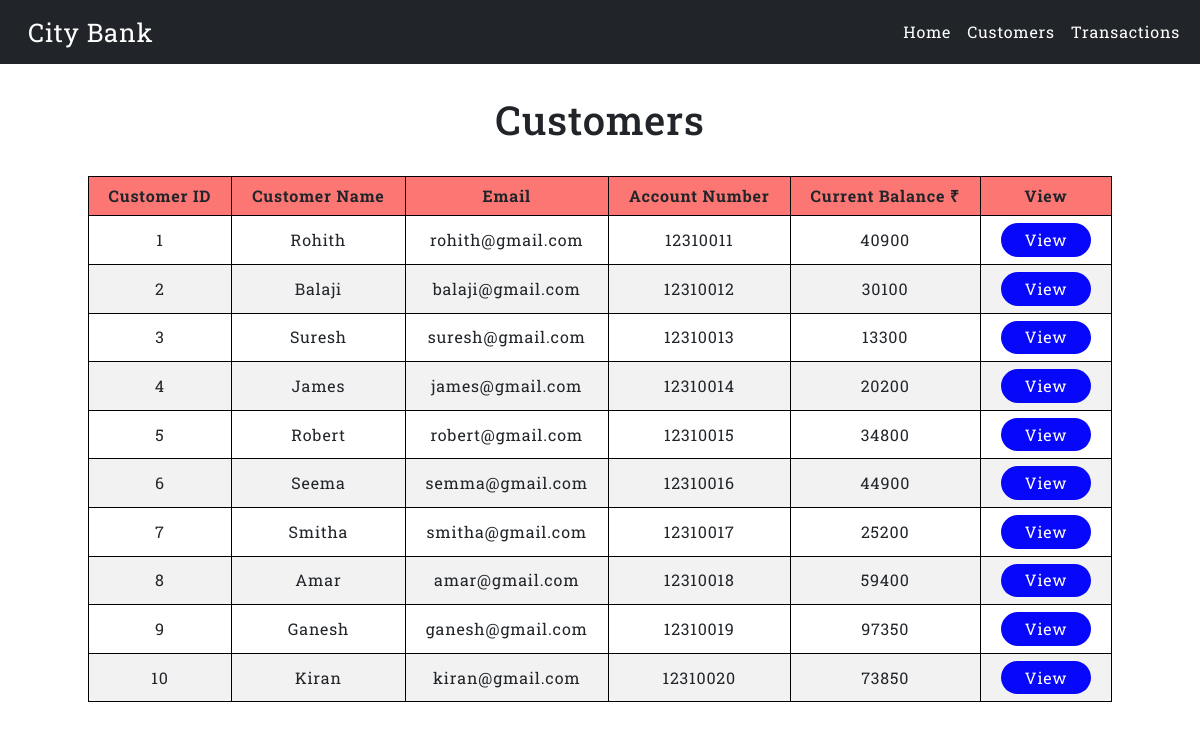
The app's page /php/customers.php with its own data.
### tables this page shows
CREATE TABLE `customers` (
  `id` int(11) NOT NULL,
  `name` varchar(50) NOT NULL,
  `email` varchar(50) NOT NULL,
  `accountnumber` int(50) NOT NULL,
  `balance` int(50) NOT NULL
);

### php/customers.php (the view, shortened to what this page needs)
<!DOCTYPE html>
<html lang="en">
<head>
	<link href="https://cdn.jsdelivr.net/npm/bootstrap@5.0.0-beta1/dist/css/bootstrap.min.css" rel="stylesheet">
</head>
<body>
<nav class="navbar navbar-expand-lg navbar-dark bg-dark">
    <div class="container-fluid">
      <a class="logo navbar-brand ps-3 pe-3" href="http://localhost/projects/Bank/index.html">City Bank</a>
      <div class="collapse navbar-collapse" id="navbarSupportedContent">
        <ul class="navbar-nav ms-auto mb-2 mb-lg-0">
          <li class="nav-item">
            <a class="nav-link active" href="http://localhost/projects/Bank/index.html">Home</a>
          </li>
          <li class="nav-item">
            <a class="nav-link active" href="http://localhost/projects/Bank/index.php">Customers</a>
          </li>
          <li class="nav-item">
            <a class="nav-link active" href="http://localhost/projects/Bank/transaction_history.php">Transactions</a>
          </li>
        </ul>
      </div>
    </div>
  </nav>
    <h1>Customers</h1>
    <?php
	include 'config.php';
	$sql = mysqli_query($conn, "SELECT * FROM customers");
	?>
	<div class = "main">
			<table>
				<thead class="table-head">
					<th>Customer ID</th>
					<th>Customer Name</th>
					<th>Email</th>
					<th>Account Number</th>
					<th>Current Balance &#8377</th>
					<th>View</th>
				</thead>
				<?php
				while($res = mysqli_fetch_assoc($sql)) {
	            echo "<tr>";
	            echo "<td>".$res['id']."</td>";
	            echo "<td>".$res['name']."</td>";
	            echo "<td>".$res['email']."</td>";
	            echo "<td>".$res['accountnumber']."</td>";
	            echo "<td>".$res['balance']."</td>";
				echo '<td><form method = "POST" action = "http://localhost/projects/Bank/transfer.php">
				<button type="submit" name='.$res["id"].'> View </button></form></td>';
	            echo "</tr>";
	      		  }
				?>
			</table>
	</div>
</body>
</html>

### php/customers.php (style rules this page uses)
* { margin: 0; padding: 0; box-sizing: border-box; font-family: 'Roboto Slab', serif; letter-spacing: 0.05rem; }
.logo { font-size: 1.6rem; }
h1 { text-align: center; margin: 2rem 0; }
.main { overflow-x:auto; margin: 1rem; }
table { border-collapse: collapse; max-width:100vw; margin: 0 auto; }
td, th { border: 1px solid black; text-align: center; padding:7px 20px; }
th { background-color: rgb(252, 119, 115); }
tr:nth-child(even) { background-color:#f2f2f2; }
button { padding: 0.3rem 1.5rem; border: none; outline: none; border-radius: 2rem; background-color: rgb(7, 7, 250); color: #ffffff; }

### records on screen
customers: id "1", name "Rohith", email "rohith@gmail.com", accountnumber "12310011", balance "40900"
customers: id "2", name "Balaji", email "balaji@gmail.com", accountnumber "12310012", balance "30100"
customers: id "3", name "Suresh", email "suresh@gmail.com", accountnumber "12310013", balance "13300"
customers: id "4", name "James", email "james@gmail.com", accountnumber "12310014", balance "20200"
customers: id "5", name "Robert", email "robert@gmail.com", accountnumber "12310015", balance "34800"
customers: id "6", name "Seema", email "semma@gmail.com", accountnumber "12310016", balance "44900"
customers: id "7", name "Smitha", email "smitha@gmail.com", accountnumber "12310017", balance "25200"
customers: id "8", name "Amar", email "amar@gmail.com", accountnumber "12310018", balance "59400"
customers: id "9", name "Ganesh", email "ganesh@gmail.com", accountnumber "12310019", balance "97350"
customers: id "10", name "Kiran", email "kiran@gmail.com", accountnumber "12310020", balance "73850"
